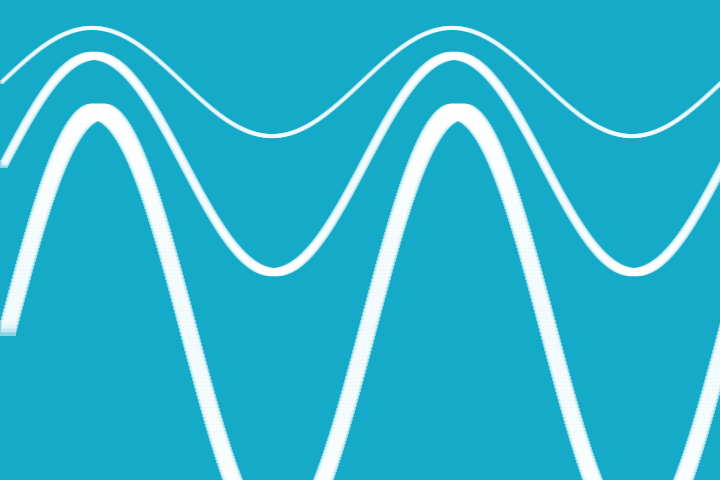
Frame 1 (no input)
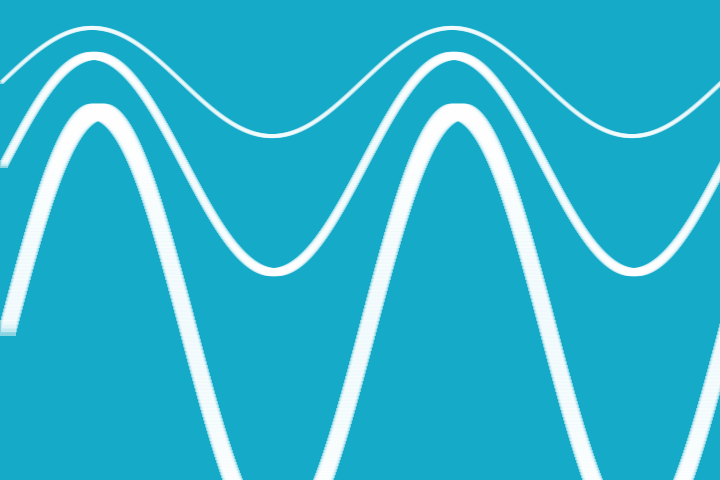
Frame 60 (the mouse pressed at the canvas centre just before this capture)
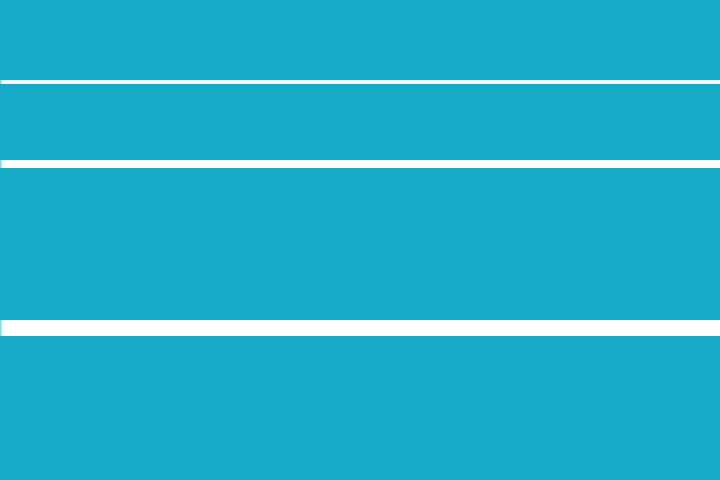
Frame 120 (the mouse held since frame 60 and released just before this capture)

The Processing sketch that drew these frames (run headless with seeded random() and noise(); from frame 60 on, the mouse is pressed at the canvas centre):

// Processing sketch: processing_135429
// ── processing_135429.pde

float px,py,px2,py2,px3,py3;
float angle;
float radius;
float frequency=1;
float a,b;
int i;

void setup(){
  size(720,480);
  background(20,180,190);
}
void draw(){
    background(20,170,200);
  a=mouseX;
  b=mouseY;
  radius=sqrt(sq(360-a)+sq(240-b));
  
  fill(255,127);
   noStroke();
   for (int i = 0; i< 720; i+=1){
    //px =cos(radians(angle))*(radius);
    py =80+sin(radians(angle))*(radius)/8;
    //px2 =cos(radians(angle))*(radius);
    py2 =160+sin(radians(angle))*(radius)/4;
    //px3 =cos(radians(angle))*(radius);
    py3 =320+sin(radians(angle))*(radius)/2;
    rect(i,py, 4,4);
    rect(i,py2,8,8);
    rect(i,py3,16,16);
    
    angle-=1;
  }
}
